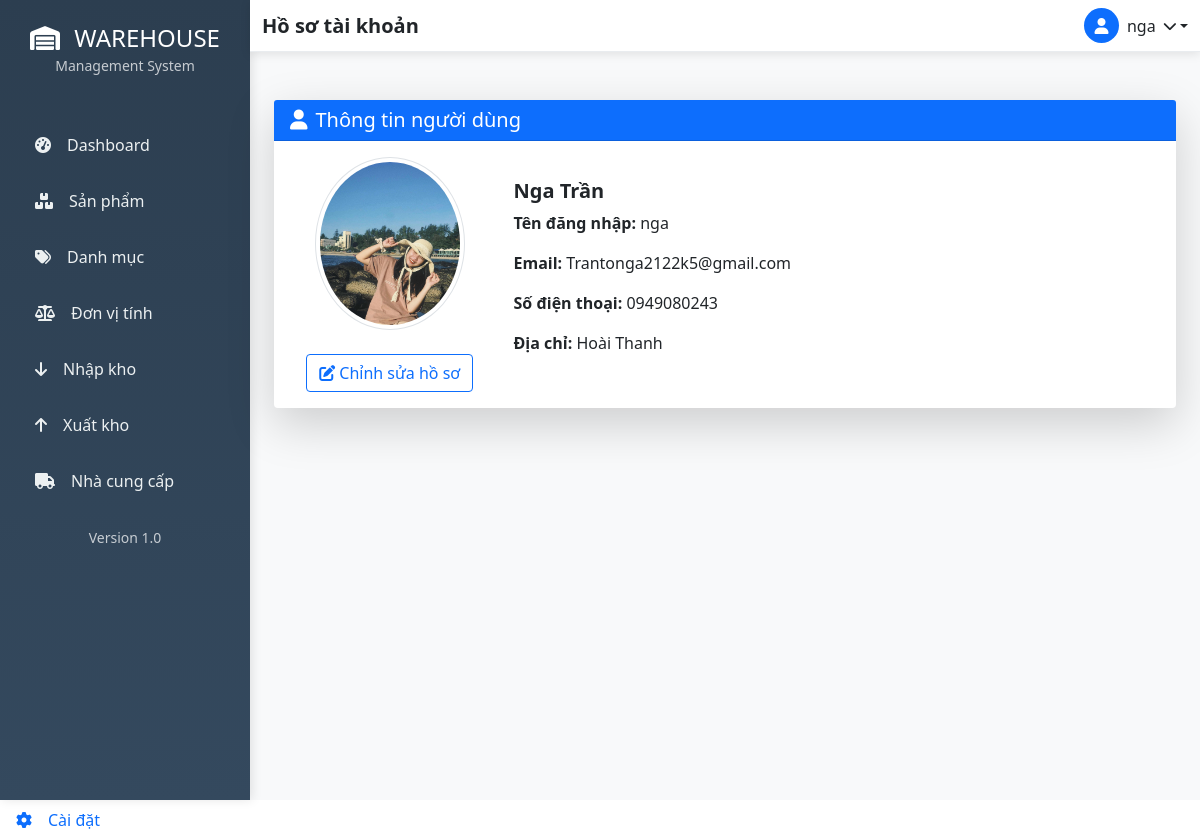
Page /settings_app/profile/view/ (signed in) on the committed database.
### accounts/models.py (models this page shows, shortened)
class NguoiDung(AbstractUser):
    ho_ten = models.CharField(max_length=100, blank=True)
    vai_tro = models.CharField(max_length=20, choices=[
        ('admin', 'Quản trị viên'),
        ('manager', 'Quản lý'),
        ('staff', 'Nhân viên'),
    ], default='staff')
    trang_thai = models.BooleanField(default=True)

### settings_app/models.py (models this page shows, shortened)
class Profile(models.Model):
    user = models.OneToOneField(settings.AUTH_USER_MODEL, on_delete=models.CASCADE, related_name='profile')
    avatar = models.ImageField(upload_to='avatars/', blank=True, null=True)
    phone = models.CharField(max_length=20, blank=True, null=True)
    address = models.TextField(blank=True, null=True)

### settings_app/views.py (the view)
# urls.py: path('profile/view/', views.profile_detail, name='profile_detail'),
@login_required
def profile_detail(request):
    user = request.user
    profile = user.profile
    return render(request, 'settings_app/profile_detail.html', {
        'user': user,
        'profile': profile
    })

### templates/settings_app/profile_detail.html (shortened to what this page needs)
<!DOCTYPE html>
<html lang="en">
<head>
</head>
<body>
{% extends 'base.html' %}
{% block page_title %}Hồ sơ tài khoản{% endblock %}
{% block content %}
<div class="container mt-4">
    <div class="card shadow-lg border-0">
        <div class="card-header bg-primary text-white">
            <h5 class="mb-0"><i class="fas fa-user me-2"></i>Thông tin người dùng</h5>
        </div>
        <div class="card-body">
            <div class="row align-items-center">
                <div class="col-md-3 text-center">
                    {% if profile.avatar %}
                        <img src="{{ profile.avatar.url }}" class="img-thumbnail rounded-circle mb-3" width="150" height="150">
                    {% else %}
                        <div class="bg-secondary text-white rounded-circle d-flex align-items-center justify-content-center mx-auto"
                             style="width:150px; height:150px; font-size:3rem;">
                            <i class="fas fa-user"></i>
                        </div>
                    {% endif %}
                    <a href="{% url 'settings:profile' %}" class="btn btn-outline-primary mt-2">
                        <i class="fas fa-edit me-1"></i>Chỉnh sửa hồ sơ
                    </a>
                </div>
                <div class="col-md-9">
                    <h5 class="fw-bold">{{ user.first_name }} {{ user.last_name }}</h5>
                    <p><strong>Tên đăng nhập:</strong> {{ user.username }}</p>
                    <p><strong>Email:</strong> {{ user.email|default:"Chưa có" }}</p>
                    <p><strong>Số điện thoại:</strong> {{ profile.phone|default:"Chưa có" }}</p>
                    <p><strong>Địa chỉ:</strong> {{ profile.address|default:"Chưa có" }}</p>
                </div>
            </div>
        </div>
    </div>
</div>
{% endblock %}

### templates/base.html (shortened to what this page needs)
{% load static %}
<html lang="vi">
<head>
    <link href="https://cdn.jsdelivr.net/npm/bootstrap@5.1.3/dist/css/bootstrap.min.css" rel="stylesheet">
    <link rel="stylesheet" href="https://cdnjs.cloudflare.com/ajax/libs/font-awesome/6.0.0/css/all.min.css">
</head>
<body>
    {% if user.is_authenticated %}
    <div class="d-flex">
        <div class="sidebar">
            <div class="sidebar-header text-center py-4">
                <h4 class="text-white mb-0">
                    <i class="fas fa-warehouse me-2"></i>
                    WAREHOUSE
                </h4>
                <small class="text-light opacity-75">Management System</small>
            </div>
            <nav class="nav flex-column mt-3">
                <a class="nav-link {% if request.resolver_match.url_name == 'dashboard' %}active{% endif %}"
                   href="{% url 'dashboard' %}">
                    <i class="fas fa-tachometer-alt me-3"></i>Dashboard
                </a>
                <a class="nav-link {% if 'product' in request.path %}active{% endif %}"
                   href="{% url 'product_list' %}">
                    <i class="fas fa-boxes me-3"></i>Sản phẩm
                </a>
                <a class="nav-link {% if 'category' in request.path %}active{% endif %}"
                   href="{% url 'category_list' %}">
                    <i class="fas fa-tags me-3"></i>Danh mục
                </a>
                <a class="nav-link {% if 'unit' in request.path %}active{% endif %}"
                   href="{% url 'unit_list' %}">
                    <i class="fas fa-balance-scale me-3"></i>Đơn vị tính
                </a>
                <a class="nav-link {% if 'nhap' in request.path %}active{% endif %}"
                   href="{% url 'inventory:danh_sach_nhap' %}">
                    <i class="fas fa-arrow-down me-3"></i>Nhập kho
                </a>
                <a class="nav-link {% if 'xuat' in request.path %}active{% endif %}"
                   href="{% url 'inventory:danh_sach_xuat' %}">
                    <i class="fas fa-arrow-up me-3"></i>Xuất kho
                </a>
                <a class="nav-link" href="/doi-tac/nha-cung-cap/">
                    <i class="fas fa-truck me-3"></i>Nhà cung cấp
                </a>
            </nav>
            <div class="sidebar-footer mt-auto p-3">
                <div class="text-center">
                    <small class="text-light opacity-75">Version 1.0</small>
                </div>
            </div>
        </div>
        <div class="main-content flex-grow-1">
            <nav class="navbar navbar-custom navbar-expand-lg">
                <div class="container-fluid">
                    <div class="d-flex align-items-center">
                        <h5 class="mb-0 text-dark fw-bold">{% block page_title %}Dashboard{% endblock %}</h5>
                    </div>
            <div class="d-flex align-items-center">
            <div class="dropdown">
                <a href="#" class="dropdown-toggle text-dark text-decoration-none d-flex align-items-center"
                   id="userDropdown" data-bs-toggle="dropdown" aria-expanded="false">
                    <div class="bg-primary rounded-circle d-flex align-items-center justify-content-center me-2"
                         style="width: 35px; height: 35px;">
                        <i class="fas fa-user text-white"></i>
                    </div>
                    <span class="me-2">{{ user.username }}</span>
                    <i class="fas fa-chevron-down small"></i>
                </a>
            </div>
        </div>
                </div>
            </nav>
            <div class="container-fluid py-4">
                {% block content %}
                {% endblock %}
            </div>
        </div>
    </div>
    {% else %}
    <div class="auth-wrapper">
        {% block auth_content %}
        {% endblock %}
    </div>
    {% endif %}
        <a class="nav-link {% if 'settings' in request.path %}active{% endif %}"
            href="{% url 'settings:profile' %}">
         <i class="fas fa-cog me-3"></i>Cài đặt
        </a>
</body>
</html>

### templates/base.html (style rules this page uses)
:root { --primary-color: #2c3e50; --secondary-color: #34495e; --accent-color: #3498db; --sidebar-width: 250px; }
.sidebar { background: linear-gradient(180deg, var(--primary-color) 0%, var(--secondary-color) 100%); min-height: 100vh; width: var(--sidebar-width); position: fixed; left: 0; top: 0; box-shadow: 2px 0 10px rgba(0,0,0,0.1); }
.sidebar .nav-link { color: #ecf0f1; padding: 12px 20px; border-radius: 8px; margin: 4px 15px; transition: all 0.3s ease; font-weight: 500; }
.main-content { margin-left: var(--sidebar-width); min-height: 100vh; background-color: #f8f9fa; }
.navbar-custom { background: white !important; box-shadow: 0 2px 10px rgba(0,0,0,0.1); border-bottom: 1px solid #e9ecef; }

### rows in the picture
NguoiDung: username "nga", first_name "Nga", last_name "Trần", email "Trantonga2122k5@gmail.com"
Profile: avatar (picture), phone "0949080243", address "Hoài Thanh"
